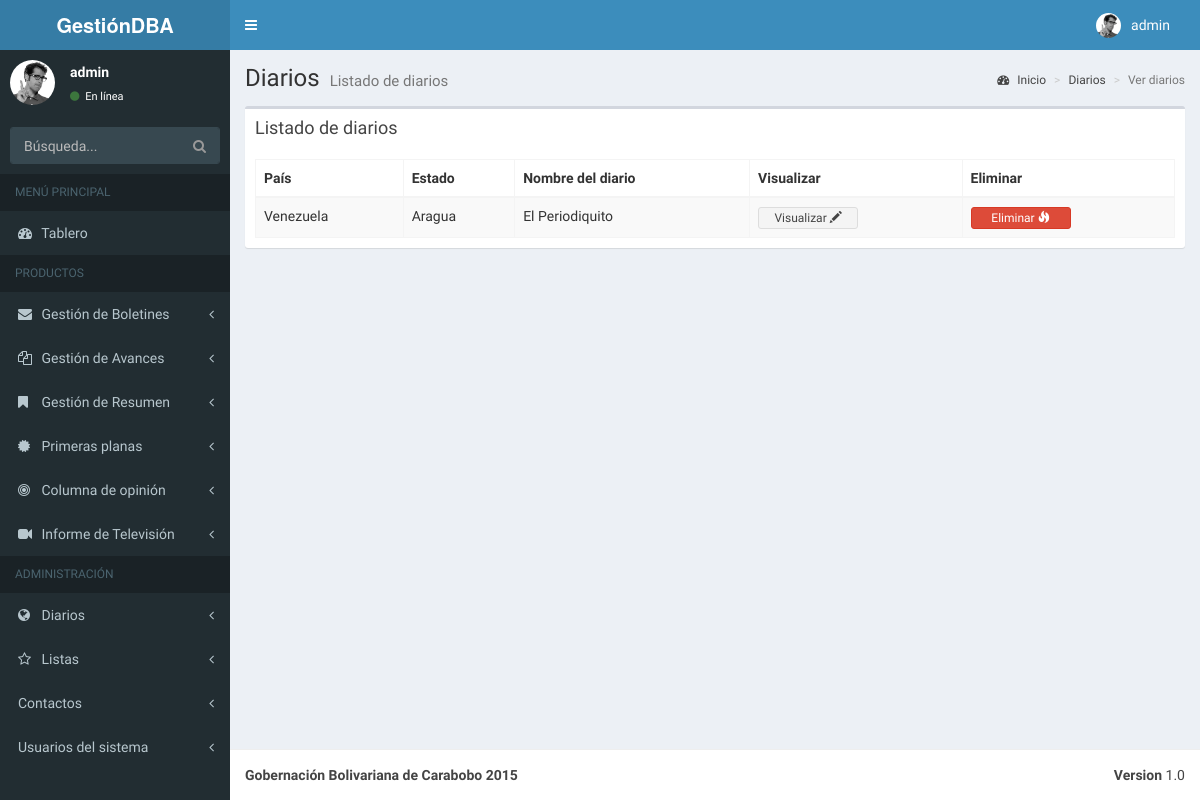
The page /avances/Diariosver/ (signed in) on the database its author committed.
### BoletinAvances/apps/avances/models.py (models this page shows, shortened)
class Diarios(models.Model):
   pais = models.CharField(max_length=110, verbose_name='Pais', blank=True, null=True)
   estado = models.CharField(max_length=110, verbose_name='Estado', blank=True, null=True)
   nombre_diario = models.CharField(max_length=110, verbose_name='Diario', blank=True, null=True)
   class Meta:
      verbose_name_plural = "Agregar diario"
      ordering = ('nombre_diario',)

### BoletinAvances/apps/avances/views.py (the view)
class DiariosListView(ListView):
    model = Diarios
    queryset = Diarios.objects.order_by('id')
    context_object_name = "Diarios"
    template_name = "Diarios/listaDiarios.html"

### BoletinAvances/templates/Diarios/listaDiarios.html (shortened to what this page needs)
{% extends 'menu/menu.html' %}
{% block content-wrapper %}
{% load static %}
        <section class="content-header">
          <h1>
            Diarios
            <small>Listado de diarios</small>
          </h1>
          <ol class="breadcrumb">
            <li><a href="#"><i class="fa fa-dashboard"></i> Inicio</a></li>
            <li><a href="#">Diarios</a></li>
            <li class="active">Ver diarios</li>
          </ol>
        </section>
        <section class="content">
          <div class="row">
            <div class="col-xs-12">
              <div class="box">
                <div class="box-header">
                  <h3 class="box-title">Listado de diarios</h3>
                </div>
                <div class="box-body">
                  <table id="example1" class="table table-bordered table-striped">
                    <thead>
                      <tr>
                        <th>País</th>
                        <th>Estado</th>
                        <th>Nombre del diario</th>
                        <th style="font-weight: bold;">Visualizar</th>
                        <th style="font-weight: bold;">Eliminar</th>
                      </tr>
                    </thead>
                    <tbody>
                      {% for p in Diarios %}
                      <tr>
                        <td>{{ p.pais }}</td>
                        <td>{{ p.estado }}</td>
                        <td>{{ p.nombre_diario }}</td>
                        <td><a href="{% url 'singlediarios_view' p.id %}"><button style="width:100px" type="button" class="btn btn-default btn-xs">Visualizar <span class="glyphicon glyphicon-pencil"></span></button></a></td>
                        <td><a href="{% url 'diario_delete' p.id %}"><button style="width:100px" type="button" class="btn btn-danger btn-xs">Eliminar <span class="glyphicon glyphicon-fire"></span></button></a></td>
                      </tr>
                      {% endfor %}
                    </tbody>
                  </table>
                </div>
              </div>
            </div>
          </div>
        </section>
{% endblock %}

### BoletinAvances/templates/menu/menu.html (shortened to what this page needs)
{% extends 'base.html' %}
{% block content %}
{% load static %}
    <div class="wrapper">
      <header class="main-header">
        <a href="/tablero/" class="logo"><b>GestiónDBA</b></a>
        <nav class="navbar navbar-static-top" role="navigation">
          <a href="#" class="sidebar-toggle" data-toggle="offcanvas" role="button">
          </a>
          <div class="navbar-custom-menu">
            <ul class="nav navbar-nav">
              <li class="dropdown user user-menu">
                <a href="#" class="dropdown-toggle" data-toggle="dropdown">
                  <img src="../media/AdminLTE-2.0.4/dist/img/user2-160x160.jpg" class="user-image" alt="User Image"/>
                  <span class="hidden-xs">{{ user.username }}</span>
                </a>
              </li>
            </ul>
          </div>
        </nav>
      </header>
      <aside class="main-sidebar">
        <section class="sidebar">
          <div class="user-panel">
            <div class="pull-left image">
              <img src="../media/AdminLTE-2.0.4/dist/img/user2-160x160.jpg" class="img-circle" alt="User Image" />
            </div>
            <div class="pull-left info">
              <p>{{ user.username }}</p>
              <a href="#"><i class="fa fa-circle text-success"></i> En línea</a>
            </div>
          </div>
          <form action="#" method="get" class="sidebar-form">
            <div class="input-group">
              <input type="text" name="q" class="form-control" placeholder="Búsqueda..."/>
              <span class="input-group-btn">
                <button type='submit' name='search' id='search-btn' class="btn btn-flat"><i class="fa fa-search"></i></button>
              </span>
            </div>
          </form>
          <ul class="sidebar-menu">
            <li class="header">MENÚ PRINCIPAL</li>
            <li>
              <a href="/tablero/">
                <i class="fa fa-dashboard"></i> <span>Tablero</span>
              </a>
            </li>
            <li class="header">PRODUCTOS</li>
            <li class="treeview">
              <a href="#">
                <i class="fa fa-envelope"></i> <span>Gestión de Boletines</span>
                <i class="fa fa-angle-left pull-right"></i>
              </a>
            </li>
            <li class="treeview">
              <a href="#">
                <i class="fa fa-files-o"></i> <span>Gestión de Avances</span>
                <i class="fa fa-angle-left pull-right"></i>
              </a>
            </li>
            <li class="treeview">
              <a href="#">
                <i class="fa fa-bookmark"></i> <span>Gestión de Resumen </span>
                <i class="fa fa-angle-left pull-right"></i>
              </a>
            </li>
            <li class="treeview">
              <a href="#">
                <i class="fa fa-certificate"></i> <span>Primeras planas</span>
                <i class="fa fa-angle-left pull-right"></i>
              </a>
            </li>
            <li class="treeview">
              <a href="#">
                <i class="fa fa-bullseye"></i> <span>Columna de opinión</span>
                <i class="fa fa-angle-left pull-right"></i>
              </a>
            </li>
            <li class="treeview">
              <a href="#">
                <i class="fa fa-video-camera"></i> <span>Informe de Televisión</span>
                <i class="fa fa-angle-left pull-right"></i>
              </a>
            </li>
            <li class="header">ADMINISTRACIÓN</li>
            <li class="treeview">
              <a href="#">
                <i class="fa fa-globe"></i> <span>Diarios</span>
                <i class="fa fa-angle-left pull-right"></i>
              </a>
            </li>
            <li class="treeview">
              <a href="#">
                <i class="fa fa-star-o"></i> <span>Listas</span>
                <i class="fa fa-angle-left pull-right"></i>
              </a>
            </li>
            <li class="treeview">
              <a href="#">
                 <span>Contactos</span>
                <i class="fa fa-angle-left pull-right"></i>
              </a>
            </li>
            <li class="treeview">
              <a href="#">
                 <span>Usuarios del sistema</span>
                <i class="fa fa-angle-left pull-right"></i>
              </a>
            </li>
          </ul>
        </section>
      </aside>
      <div id="content-wrapper" class="content-wrapper">
        {% block content-wrapper %}{% endblock content-wrapper %}
      </div>
      <footer class="main-footer">
        <div class="pull-right hidden-xs">
          <b>Version</b> 1.0
        </div>
        <strong>Gobernación Bolivariana de Carabobo 2015</strong>
      </footer>
    </div>
{% endblock content %}

### rows shown on the page
Diarios: pais "Venezuela", estado "Aragua", nombre_diario "El Periodiquito"

### other values the page prints
{{ user.username }} "admin"
